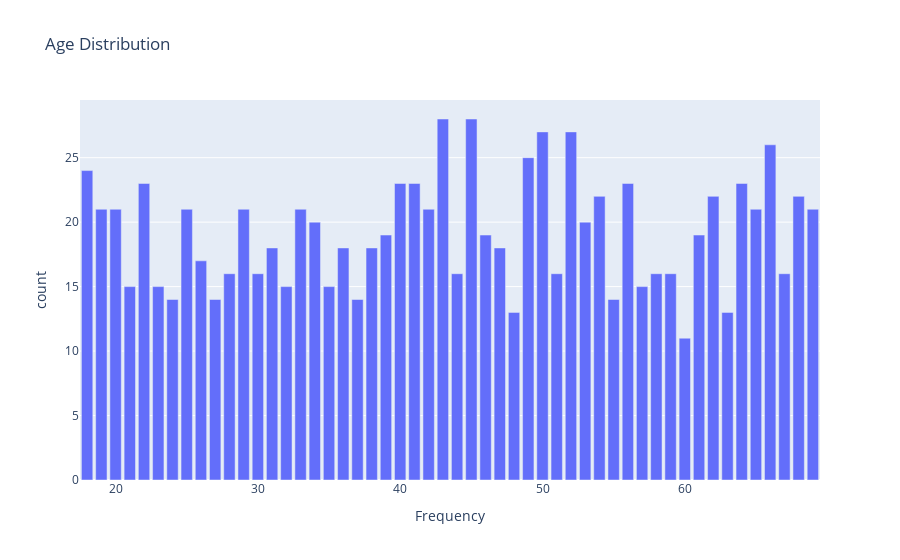
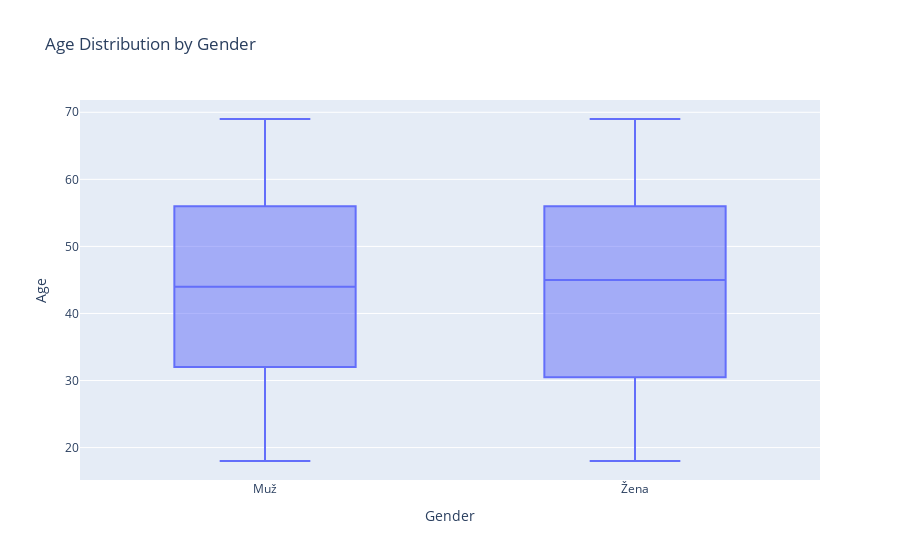
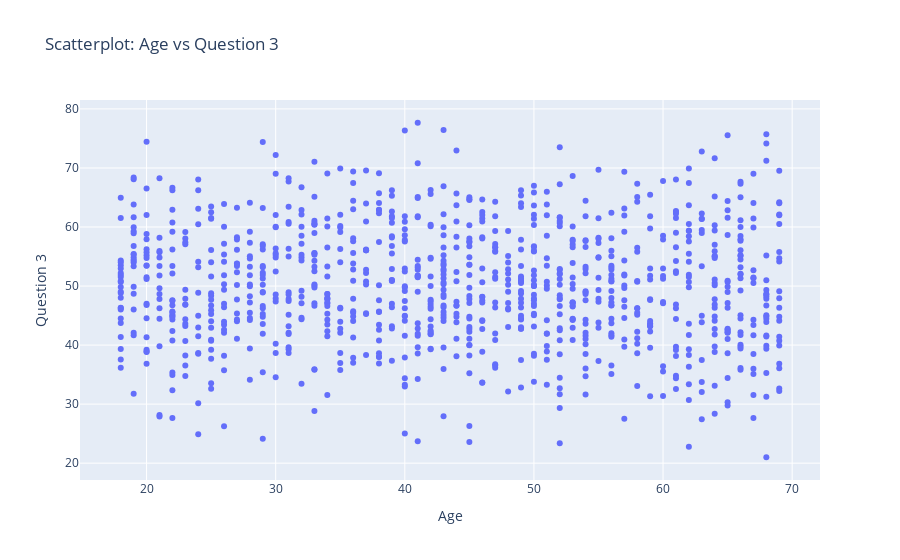

Notebook code cell kept with these figures, in order:
### Code cell
import pandas as pd
import numpy as np
from scipy import stats
import plotly.express as px

# Načtení dat
data = pd.read_csv('../data/survey_data.csv')

# 2) Explorační analýza dat
# Prozkoumání vztahů mezi proměnnými a demografickými faktory pomocí Seaborn

# Histogram věku
# fig = px.histogram(data, x='Age', nbins=20, title='Age Distribution', labels={'Age': 'Age', 'count': 'Frequency'})
# fig.show()
bar_data = data['Age'].value_counts().reset_index()
fig = px.bar(bar_data, x='Age', y='count', title='Age Distribution', labels={'index': 'Age', 'Age': 'Frequency'})
fig.show()

# Boxplot věku podle pohlaví
fig = px.box(data, x='Gender', y='Age', title='Age Distribution by Gender', labels={'Gender': 'Gender', 'Age': 'Age'})
fig.show()

# Scatterplot mezi věkem a odpovědí na otázku 3
fig = px.scatter(data, x='Age', y='Question3', title='Scatterplot: Age vs Question 3', labels={'Age': 'Age', 'Question3': 'Question 3'})
fig.show()

# 3) Formulace statistických hypotéz
# Hypotéza: Existuje rozdíl ve skóre otázky 1 mezi různými vzděláními.

# 4) Testování statistických hypotéz
# Analýza rozptylu (ANOVA)
anova_result = stats.f_oneway(data[data['Education'] == 'Primary']['Question1'],
                               data[data['Education'] == 'Secondary']['Question1'],
                               data[data['Education'] == 'Tertiary']['Question1'])
print("ANOVA results for Question 1 by Education:")
print(anova_result)

# Neparametrický Kruskal-Wallis test pro srovnání vzdělání a otázky 1
kruskal_result = stats.kruskal(data[data['Education'] == 'Primary']['Question1'],
                                data[data['Education'] == 'Secondary']['Question1'],
                                data[data['Education'] == 'Tertiary']['Question1'])
print("Kruskal-Wallis results for Question 1 by Education:")
print(kruskal_result)

# Interval spolehlivosti pro průměr věku
age_mean_ci = stats.t.interval(0.95, len(data['Age']) - 1, loc=np.mean(data['Age']), scale=stats.sem(data['Age']))
print("Confidence Interval for Age Mean:")
print(age_mean_ci)

# 5) Komentovaný report
# V tomto bodě bychom vytvořili report obsahující výsledky a interpretace z kroků 2, 4 a 5.

### Figure 1 — Plotly figure (JSON) as saved in the notebook; plotly's stock layout.template omitted (floating-point values rounded to 4 significant figures)
{"data": [{"alignmentgroup": "True", "hovertemplate": "Frequency=%{x}<br>count=%{y}<extra></extra>", "legendgroup": "", "marker": {"color": "#636efa", "pattern": {"shape": ""}}, "name": "", "offsetgroup": "", "orientation": "v", "showlegend": false, "textposition": "auto", "type": "bar", "x": [43, 45, 50, 52, 66, 49, 18, 64, 41, 56, 40, 22, 54, 68, 62, 65, 69, 42, 29, 33, 19, 20, 25, 34, 53, 61, 39, 46, 38, 47, 36, 31, 26, 58, 51, 30, 28, 67, 59, 44, 21, 57, 23, 32, 35, 55, 27, 37, 24, 48, 63, 60], "xaxis": "x", "y": [28, 28, 27, 27, 26, 25, 24, 23, 23, 23, 23, 23, 22, 22, 22, 21, 21, 21, 21, 21, 21, 21, 21, 20, 20, 19, 19, 19, 18, 18, 18, 18, 17, 16, 16, 16, 16, 16, 16, 16, 15, 15, 15, 15, 15, 14, 14, 14, 14, 13, 13, 11], "yaxis": "y"}], "layout": {"barmode": "relative", "legend": {"tracegroupgap": 0}, "title": {"text": "Age Distribution"}, "xaxis": {"anchor": "y", "domain": [0, 1], "title": {"text": "Frequency"}}, "yaxis": {"anchor": "x", "domain": [0, 1], "title": {"text": "count"}}}}

### Figure 2 — Plotly figure (JSON) as saved in the notebook; plotly's stock layout.template omitted (floating-point values rounded to 4 significant figures; data arrays with more than 128 entries replaced by an {"elided": "..."} marker saying what was removed)
{"data": [{"alignmentgroup": "True", "hovertemplate": "Gender=%{x}<br>Age=%{y}<extra></extra>", "legendgroup": "", "marker": {"color": "#636efa"}, "name": "", "notched": false, "offsetgroup": "", "orientation": "v", "showlegend": false, "type": "box", "x": {"elided": "1000 str values"}, "x0": " ", "xaxis": "x", "y": {"elided": "1000 int values"}, "y0": " ", "yaxis": "y"}], "layout": {"boxmode": "group", "legend": {"tracegroupgap": 0}, "title": {"text": "Age Distribution by Gender"}, "xaxis": {"anchor": "y", "domain": [0, 1], "title": {"text": "Gender"}}, "yaxis": {"anchor": "x", "domain": [0, 1], "title": {"text": "Age"}}}}

### Figure 3 — Plotly figure (JSON) as saved in the notebook; plotly's stock layout.template omitted (floating-point values rounded to 4 significant figures; data arrays with more than 128 entries replaced by an {"elided": "..."} marker saying what was removed)
{"data": [{"hovertemplate": "Age=%{x}<br>Question 3=%{y}<extra></extra>", "legendgroup": "", "marker": {"color": "#636efa", "symbol": "circle"}, "mode": "markers", "name": "", "orientation": "v", "showlegend": false, "type": "scatter", "x": {"elided": "1000 int values"}, "xaxis": "x", "y": {"elided": "1000 float values"}, "yaxis": "y"}], "layout": {"legend": {"tracegroupgap": 0}, "title": {"text": "Scatterplot: Age vs Question 3"}, "xaxis": {"anchor": "y", "domain": [0, 1], "title": {"text": "Age"}}, "yaxis": {"anchor": "x", "domain": [0, 1], "title": {"text": "Question 3"}}}}
